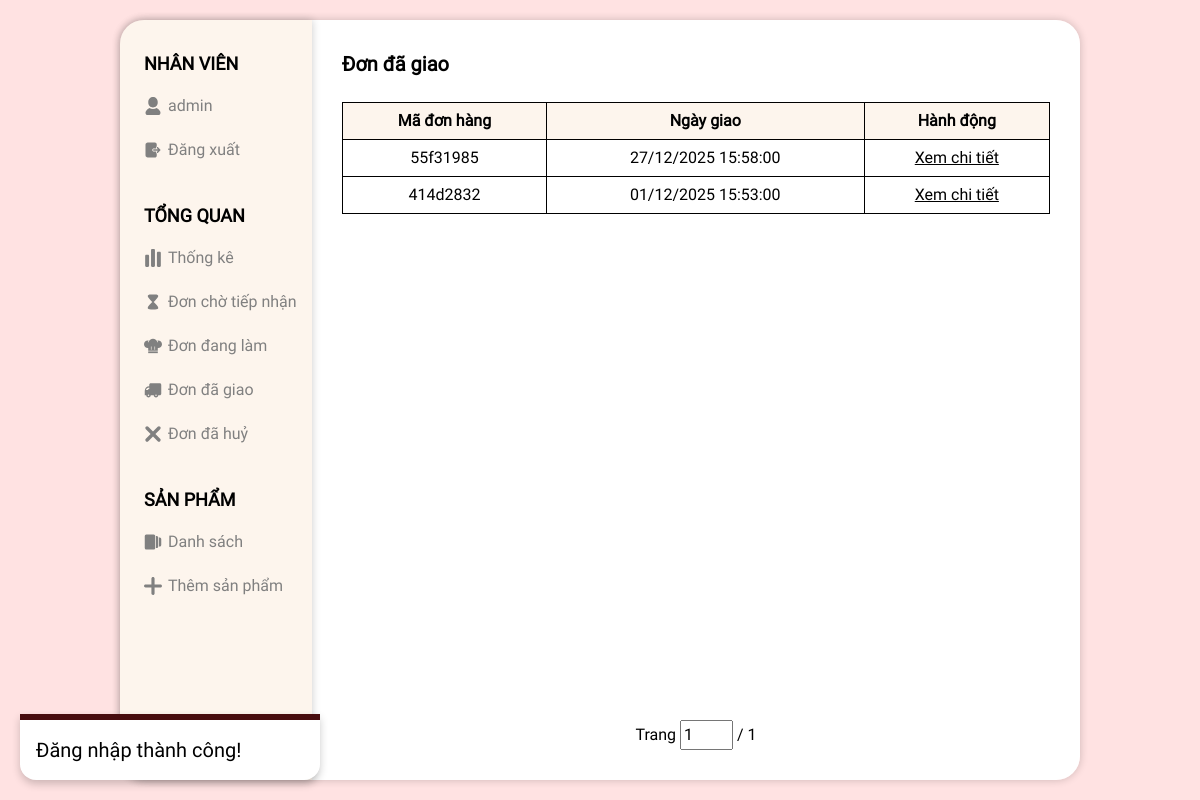
Screenshot of /admin.php?direct=done (signed in) with the database file from the repository.
### tables this page shows
CREATE TABLE `order` (
  `od_id` varchar(8) NOT NULL,
  `od_created_on` datetime NOT NULL,
  `od_delivery_time` datetime NOT NULL,
  `od_person_receive` varchar(50) NOT NULL,
  `od_address` varchar(100) NOT NULL,
  `od_number_phone` varchar(10) NOT NULL,
  `od_price` int(11) NOT NULL,
  `us_id` int(11) NOT NULL,
  `os_id` int(11) NOT NULL,
  `ad_id` int(11) DEFAULT NULL
);

### api/core.php (called while the page is built, shortened)
<?php
require __DIR__ . "/./trait/product.php";
require __DIR__ . "/./trait/account.php";
require __DIR__ . "/./trait/statistic.php";
class Api
{
    function __construct()
    {
        $hostname = "localhost";
        $username = "root";
        $password = "";
        $database = "db_sucre_web";
        $this->connection = new mysqli($hostname, $username, $password, $database);
    }
}
$api = new Api();

### api/trait/account.php (called while the page is built, shortened)
<?php
trait Account
{
    function get_admin_info()
    {
        $ad_info = $_SESSION["ad_info"] ?? null;
        $ad_name = $ad_info["ad_name"];
        $sql = "SELECT *
                FROM `admin`
                WHERE `ad_name` = '$ad_name';";
        $result = $this->connection->query($sql)->fetch_assoc();
        return $_SESSION["ad_info"];
    }
}

### api/trait/statistic.php (called while the page is built, shortened)
<?php
trait Statistic
{
    function get_order_count_by_status($status)
    {
        $sql = "SELECT COUNT(*) as count
                FROM `order` as od
                INNER JOIN `order_status` as os
                ON od.`os_id` = os.`os_id`
                WHERE od.`os_id` = '$status';";
        $result = $this->connection->query($sql);
        return $result->fetch_assoc()["count"];
    }
    function get_orders_by_status_on_page($status, $page, $itemPerPage)
    {
        $indexPage = ($page - 1) * $itemPerPage;
        $sql = "SELECT *
                FROM `order` as od
                INNER JOIN `order_status` as os
                ON od.`os_id` = os.`os_id`
                WHERE od.`os_id` = '$status'
                ORDER BY od.`od_created_on` DESC
                LIMIT $indexPage, $itemPerPage;";
        $result = $this->connection->query($sql);
        return $result->fetch_all(MYSQLI_ASSOC);
    }
}

### src/util/page.php (called while the page is built, shortened)
<?php
function get_total_pages($per, $allOrdersCount)
{
    return ceil($allOrdersCount / $per);
}
function get_current_page($totalPages)
{
    $currentPage = $_GET["page"] ?? 1;
    return $currentPage;
}

### src/admin/page/statistic/done.php (the view, shortened to what this page needs)
<?php
global $api;
$itemPerPage = 10;
$allOrdersCount = $api->get_order_count_by_status(3);
$totalPages = get_total_pages($itemPerPage, $allOrdersCount);
$currentPage = get_current_page($totalPages);
$orders = $api->get_orders_by_status_on_page(3, $currentPage, $itemPerPage);
?>
<p class="title">Đơn đã giao</p>
<table class="table">
    <thead>
        <tr>
            <th>Mã đơn hàng</th>
            <th>Ngày giao</th>
            <th>Hành động</th>
        </tr>
    </thead>
    <tbody>
        <?php
        foreach ($orders as $order) { ?>
            <tr>
                <td><?= $order["od_id"] ?></td>
                <td><?= convert_datetime($order["od_delivery_time"]) ?></td>
                <td>
                    <a class="detail-button" href="?direct=detail&od_id=<?= $order["od_id"] ?>">Xem chi tiết</a>
                </td>
            </tr>
        <?php } ?>
    </tbody>
</table>
<div class="page">
    <p class="text">Trang</p>
    <form method="get">
        <input class="input" type="number" min="1" max="<?= $totalPages ?>" onchange="this.form.submit()" name="page"
            value="<?= $currentPage ?>">
    </form>
    <p class="text">
        / <?= $totalPages ?>
    </p>
</div>

### src/admin/page/panel.php (shortened to what this page needs)
<?php
global $api;
$ad_info = $api->get_admin_info();
?>
<div class="panel">
    <div class="menu">
        <div class="part">
            <p class="title">
                NHÂN VIÊN
            </p>
            <a class="component" href="?direct=home">
                <?php
                if (isset($ad_info)) { ?>
                    <p class="text">
                        <?= $ad_info["ad_name"] ?>
                    </p>
                <?php } ?>
            </a>
            <a class="component" href="?direct=logout">
                <p class="text">
                    Đăng xuất
                </p>
            </a>
        </div>
        <div class="part">
            <p class="title">
                TỔNG QUAN
            </p>
            <a class="component" href="?direct=all">
                <p class="text">
                    Thống kê
                </p>
            </a>
            <a class="component" href="?direct=wait">
                <p class="text">
                    Đơn chờ tiếp nhận
                </p>
            </a>
            <a class="component" href="?direct=work">
                <p class="text">
                    Đơn đang làm
                </p>
            </a>
            <a class="component" href="?direct=done">
                <p class="text">
                    Đơn đã giao
                </p>
            </a>
            <a class="component" href="?direct=cancel">
                <p class="text">
                    Đơn đã huỷ
                </p>
            </a>
        </div>
        <div class="part">
            <p class="title">
                SẢN PHẨM
            </p>
            <a class="component" href="?direct=product">
                <svg class="icon" viewBox="0 0 24 24">
                    <path
                        d="M20 6h1a2 2 0 0 1 2 2v8a2 2 0 0 1-2 2h-1V6zm-4-2h1a2 2 0 0 1 2 2v12a2 2 0 0 1-2 2h-1V4zm-1 0v16a2 2 0 0 1-2 2H3a2 2 0 0 1-2-2V4a2 2 0 0 1 2-2h10a2 2 0 0 1 2 2z">
                    </path>
                </svg>
                <p class="text">
                    Danh sách
                </p>
            </a>
            <a class="component" href="?direct=add_product">
                <p class="text">
                    Thêm sản phẩm
                </p>
            </a>
        </div>
    </div>
    <div class="content">
        <?php
        switch (DIRECT) {
            case "done":
                require "./src/admin/page/statistic/done.php";
                break;
        }
        ?>
    </div>
</div>

### src/util/convert_datetime.php
<?php
function convert_datetime($datetime)
{
    $date = new DateTime($datetime);
    $formattedDate = $date->format("d/m/Y H:i:s");
    echo $formattedDate;
}

### index.css (style rules this page uses)
body { background-color: var(--pink-color); }

### src/admin/css/panel.css (style rules this page uses)
.panel { border-radius: 24px; box-shadow: 0px 0px 8px var(--shadow-color); box-sizing: border-box; display: flex; height: calc(100vh - 40px); margin: 20px auto; width: 80%; }
.menu { background-color: var(--cream-color); border-radius: 24px 0px 0px 24px; box-shadow: 0.25px 0px 8px var(--shadow-color); box-sizing: border-box; height: 100%; padding-bottom: 18px; padding-top: 18px; width: 20%; z-index: 2; }
.content { background-color: white; border-radius: 0px 24px 24px 0px; box-sizing: border-box; display: flex; flex-direction: column; height: 100%; padding: 30px; width: 80%; z-index: 1; }
.part { margin-bottom: 36px; margin-top: 12px; }
.menu .title { color: black; font-family: "Roboto"; font-size: 18px; font-weight: bold; line-height: 28px; margin-left: 24px; }
.component { align-items: center; display: flex; height: 32px; margin-bottom: 12px; margin-top: 12px; text-decoration: none; }
.component .icon { fill: var(--grey-color); height: 18px; margin-right: 6px; }
.component .text { color: var(--grey-color); font-family: "Roboto"; font-size: 16px; line-height: 24px; }

### src/admin/css/statistic/list.css (style rules this page uses)
.content .title { color: black; font-family: "Roboto"; font-size: 20px; font-weight: bold; line-height: 28px; }
.content .table { margin-top: 24px; }
.content .page { align-items: center; box-sizing: border-box; display: flex; gap: 4px; justify-content: center; margin-top: auto; }
.table th { background-color: var(--cream-color); border: 1px solid black; box-sizing: border-box; color: black; font-family: "Roboto"; font-size: 16px; font-weight: bold; line-height: 28px; padding: 4px; }
.table td { border: 1px solid black; box-sizing: border-box; color: black; font-family: "Roboto"; font-size: 16px; line-height: 28px; padding: 4px; text-align: center; }
.table .detail-button { color: black; font-family: "Roboto"; font-size: 16px; line-height: 28px; }
.page .text { font-family: "Roboto"; font-size: 16px; line-height: 24px; }
.page .input { font-family: "Roboto"; font-size: 16px; line-height: 24px; }

### rows the page displays
order: od_id "55f31985", od_delivery_time "27/12/2025 15:58:00"
order: od_id "414d2832", od_delivery_time "01/12/2025 15:53:00"

### other values shown
$message "Đăng nhập thành công!"
$ad_info["ad_name"] "admin"
$totalPages "1"
